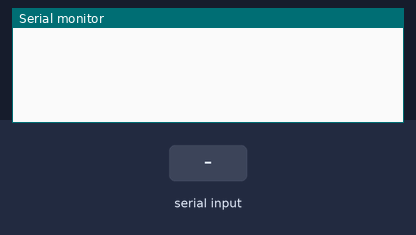
Simulated run of this sketch. Board: Arduino Uno, built with avr-gcc and run on an emulated ATmega328P. Parts: the last lines printed to the serial monitor. The inputs (shaded band) are chosen by the test bench.

Above: at 1.2 s.
1.3 s: "0\n" received over Serial
At 1.8 s:
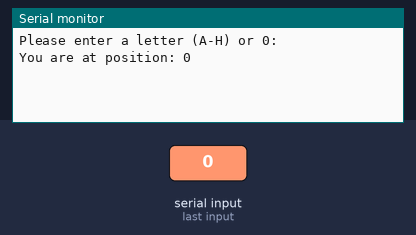
2.9 s: "1\n" received over Serial
At 4.1 s:
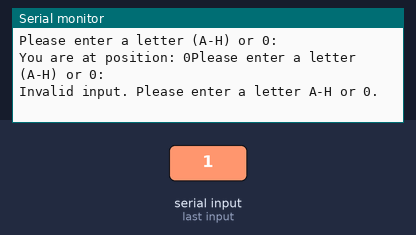

The sketch:

x_stpper.ino
```cpp
#include <Stepper.h>

const int stepsPerRevolution = 400;
const float stepDistance = 0.0128;
Stepper myStepper(stepsPerRevolution, 8, 9); // 8 is PUL, 9 is DIR

int currentPos = 0;

void setup() {
    myStepper.setSpeed(1000); // Set the speed in RPM
    Serial.begin(9600); // Start serial communication
    // runner(1, -1000);
}

const long steps = mmToSteps(9);
void loop() {
    if (Serial.available() > 0) {
        Serial.println("Please enter a letter (A-H) or 0:");

        // Wait for all serial data to arrive
        delay(100);

        String inputString = Serial.readStringUntil('\n'); // Read the entire string until newline

        // Check if the input string length is not 1
        if (inputString.length() != 1) {
            Serial.println("Invalid input. Please enter only a single character.");
            return;
        }

        char userChar = inputString.charAt(0); // Get the first character
        userChar = toupper(userChar); // Convert to uppercase

        // Check if input is 0 and treat as 'A'
        if (userChar == '0') {
            userChar = 'A';
        }

        // Validate if the input is a letter A-H
        if (userChar < 'A' || userChar > 'H') {
            Serial.println("Invalid input. Please enter a letter A-H or 0.");
            return;
        }

        int targetPos = userChar - 'A'; // Convert letter to number (0 or A-H)
        int itersToMove = targetPos - currentPos; // Calculate the relative steps to move

        runner(itersToMove, steps); // Move the stepper

        currentPos = targetPos; // Update current position

        Serial.println();
        Serial.print("You are at position: ");
        Serial.print(currentPos);
    }


}

// Function to convert millimeters to steps
long mmToSteps(long mm) {
    return 8 * round(mm / stepDistance);
}

void runner(int iterations, long steps){
    if (iterations < 0){
        steps = -steps; // Reverse direction if iterations is negative
        iterations = -iterations; // Make iterations positive
    }

    for (int i = 0; i < iterations; i++){
        myStepper.step(steps);
        Serial.println(i);
    }
}
```

Measured:
- after the input at 1.3 s, the serial monitor: prints a new line at once (image 1)
- after the input at 2.9 s, the serial monitor: prints a new line at once (image 2)
